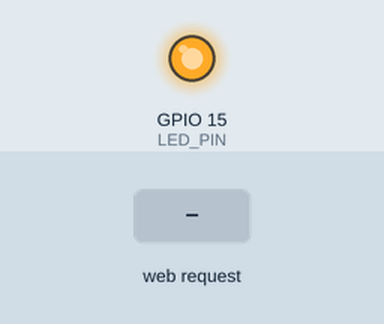
The sketch below on a simulated ESP8266 (NodeMCU). On the bench: output pins drawn as LEDs (lit = HIGH). The test bench sets the inputs (shaded band). WiFi joins after 1.5 s; servers stay silent unless stated; what the sketch prints to the serial monitor is not drawn.

Above: at 3.2 s.
3.3 s: HTTP request GET /led?state=on received
At 3.8 s:
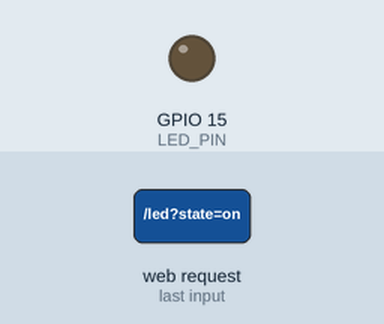
6.3 s: HTTP request GET /led?state=off received
At 7.2 s:
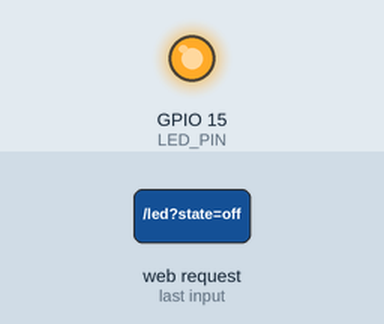
Timing chart, 0 to 9.3 s (numbered marks = the images above; inputs shaded):
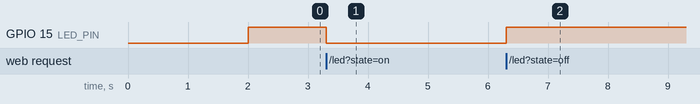

Measured:
- after the input at 3.3 s, GPIO 15 (LED_PIN): HIGH → LOW at once
- after the input at 6.3 s, GPIO 15 (LED_PIN): LOW → HIGH at once

The sketch:

node_mcu.ino
```cpp
#include <ESP8266WiFi.h>
#include <ESP8266WebServer.h>

const char* ssid = "username";
const char* password = "password";

ESP8266WebServer server(80); // Create a web server on port 80
const int LED_PIN = 15;  // GPIO2 (D4 on most NodeMCU boards)

void handleLED() {
    Serial.println(WiFi.localIP());
    String state = server.arg("state");
    if (state == "on") {
        Serial.println("SWITCHING ON");
        digitalWrite(LED_PIN, LOW);  // Turn LED ON (ESP8266 uses inverted logic)
        server.send(200, "text/plain", "LED is ON");
    } else if (state == "off") {
        Serial.println("SWITCHING OFF");
        digitalWrite(LED_PIN, HIGH); // Turn LED OFF
        server.send(200, "text/plain", "LED is OFF");
    } else {
        Serial.println("INVALID INPUT");
        server.send(400, "text/plain", "Invalid state");
    }
}

void setup() {
    Serial.begin(115200);
    WiFi.begin(ssid, password);
    Serial.print("Connecting to WiFi");

    while (WiFi.status() != WL_CONNECTED) {
        delay(1000);
        Serial.print(".");
    }

    Serial.println("\nWiFi Connected!");
    Serial.print("ESP8266 IP Address: ");
    Serial.println(WiFi.localIP());

    pinMode(LED_PIN, OUTPUT);
    digitalWrite(LED_PIN, HIGH); // LED OFF by default

    server.on("/led", handleLED); // Define the LED control endpoint
    server.begin();
    Serial.println("HTTP Server started...");
}

void loop() {
    server.handleClient(); // Handle client requests
}
```
